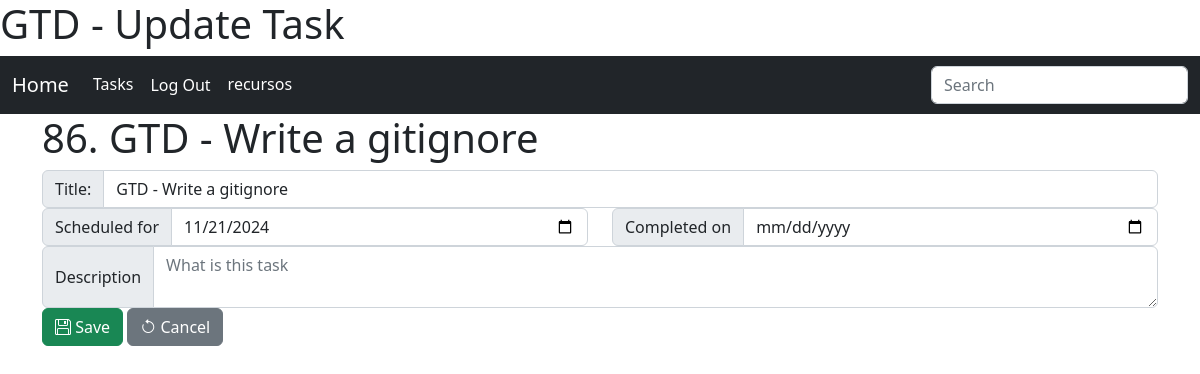
Page /tasks/task/86/update/?next=/tasks/task/create/ (signed in) on the committed database.
### tasks/models.py (models this page shows, shortened)
class Task(models.Model):
    title = models.CharField("Title", max_length=160)
    description = models.TextField("description", blank=True, null=True)
    dt_scheduled = models.DateTimeField("Scheduled for", blank=True, null=True, default=defautlSchedule)
    dt_completed = models.DateTimeField("Completed on", blank=True, null=True)
    dt_canceled  = models.DateTimeField("Completed on", blank=True, null=True)
    created = models.DateTimeField('Created', auto_now_add=True, null=True)
    modified = models.DateTimeField('Modified', auto_now=True, null=True)
    class Meta:
        verbose_name = 'Task'
        verbose_name_plural = 'Tasks'
        ordering = ['dt_completed','dt_scheduled']

### tasks/views.py (the view, shortened to what this page needs)
# urls.py: path('task/<int:pk>/update/', TaskUpdateView.as_view(), name='update_task'),
class TaskUpdateView(LoginRequiredMixin, UpdateView):
    template_name = 'tasks/update_task.html'
    model = Task
    fields = ['title', 'description', 'dt_scheduled', 'dt_completed']

### tasks/templates/tasks/update_task.html (shortened to what this page needs)
{% extends 'core.html' %}
{% load static %}
{% block content %}
<h1>{{object.pk}}. {{object.title}}</h1>
<form class="" method="post" action="{% url 'tasks:update_task' object.pk %}">
    <fieldset>
      <div class="row form-group{% if form.title.errors %} has-error {% endif %}">
        <div class="input-group">
            <label for="id_title" class="input-group-text">Title:</label><input type="text" class="form-control" name="title" id="id_title" placeholder="Insert a task and press <ENTER>" value="{{object.title}}">
        </div>
      </div>
      <div class="row">
          <div class="col-6 form-group{% if form.dt_scheduled.errors %} has-error {% endif %}">
            <div class="input-group">
                <label for="id_dt_scheduled" class="input-group-text">Scheduled for</label><input type="date" class="form-control" name="dt_scheduled" id="id_dt_scheduled" value="{{object.dt_scheduled|date:'Y-m-d'|default:''}}" placeholder="Date">
            </div>
          </div>
          <div class="col-6 form-group{% if form.dt_completed.errors %} has-error {% endif %}">
            <div class="input-group">
                <label for="id_dt_completed" class="input-group-text">Completed on</label><input type="date" class="form-control" name="dt_completed" id="id_dt_completed" value="{{object.dt_completed|date:'Y-m-d'|default:''}}" placeholder="Date">
            </div>
          </div>
      </div>
      <div class="row form-group{% if form.description.errors %} has-error {% endif %}">
        <div class="col input-group">
            <label class="input-group-text" for="id_description">Description</label>
            <textarea class="form-control" placeholder="What is this task" id="id_description" name="description">{{object.description|default:''}}</textarea>
        </div>
      </div>
      <div class="row">
          <div class="col">
              <button class="btn btn-success" type="submit"><i class="bi bi-floppy"></i> Save</button>
              <button class="btn btn-secondary" type="reset"><i class="bi bi-arrow-counterclockwise"></i> Cancel</button>
          </div>
      </div>
    </fieldset>
</form>
{%endblock%}

### core/templates/core.html (shortened to what this page needs)
<!DOCTYPE html>
<html lang="en">
<head>
    <link href="https://cdn.jsdelivr.net/npm/bootstrap@5.2.3/dist/css/bootstrap.min.css" rel="stylesheet">
    <link rel="stylesheet" href="https://cdn.jsdelivr.net/npm/bootstrap-icons@1.11.3/font/bootstrap-icons.min.css">
</head>
<body>
  <header>
      <h1>
      </h1>
  </header>
  <nav class="navbar navbar-expand-sm navbar-dark bg-dark">
    <div class="container-fluid">
        <a class="navbar-brand" href="{% url 'index' %}">Home</a>
        <div class="collapse navbar-collapse" id="navbarSupportedContent">
            <ul class="navbar-nav me-auto mb-2 mb-lg-0">
                {% block nav %}
                    <li class="nav-item">
                      <a class="nav-link active" aria-current="page" href="{% url 'tasks:index' %}">Tasks</a>
                    </li>
                {% endblock %}
                {% if user.is_authenticated %}
                    <li class="nav-item">
                        <form action="{% url 'logout' %}" method="post">{% csrf_token %}<button type="submit" class="nav-link active btn btn-link" aria-current="page">Log Out</button></form>
                    </li>
                    <li class="nav-item">
                      <a class="nav-link active" aria-current="page" href="#">{{ user.username }}</a>
                    </li>
                {% else %}
                    <li class="nav-item">
                      <a class="nav-link active" aria-current="page" href="{% url 'login' %}">login</a>
                    </li>
                {% endif %}
            </ul>
            <form role="search">
                <input class="form-control" type="search" placeholder="Search" aria-label="Search">
            </form>
        </div>
    </div>
  </nav>
  <main class="container">
    {% block content %}{% endblock %}
  </main>
</body>
</html>

### rows in the picture
Task: pk "86", title "GTD - Write a gitignore", dt_scheduled "11/21/2024"

### other values in the picture
{{ user.username }} "recursos"
